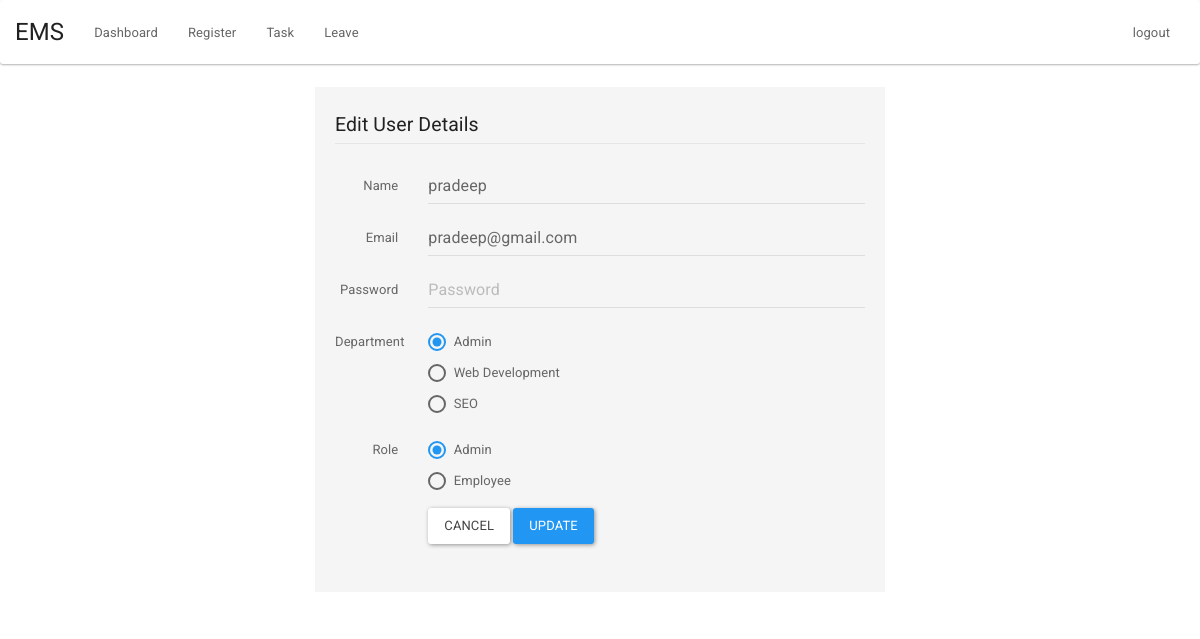
Screenshot of /admin/edit-user.php?id=5 (signed in) with the database file from the repository.
### tables this page shows
CREATE TABLE `users` (
  `user_id` int(255) NOT NULL,
  `name` varchar(1000) NOT NULL,
  `email` varchar(1000) NOT NULL,
  `password` varchar(1000) NOT NULL,
  `department` varchar(1000) NOT NULL,
  `role` varchar(100) NOT NULL,
  `created_on` timestamp NOT NULL DEFAULT CURRENT_TIMESTAMP ON UPDATE CURRENT_TIMESTAMP
);

### admin/edit-user.php (the view, shortened to what this page needs)
<?php include "../auth/auth.php";?>
<html>
<head>
<link rel="stylesheet" href="../css/style.css">
</head>
<body>
<?php include "header.php";?>
<div class="container">
<div class="col-xs-6 col-xs-push-3 well">
<form class="form-horizontal" method="post" action="update-user.php" onsubmit="return formvalidation();">
  <fieldset>
    <legend>Edit User Details</legend>
	<?php
	$user_id=$_GET['id'];
	$query="select * from users where user_id='$user_id'";
	$res=mysqli_query($conn,$query);
	$data=mysqli_fetch_array($res);
	?>
	<div class="form-group">
      <label for="inputEmail" class="col-lg-2 control-label">Name</label>
      <div class="col-lg-10">
        <input type="text" class="form-control" name="inputName" id="inputName" placeholder="Name" value="<?php echo $data['name'] ?>">
      </div>
    </div>
    <div class="form-group">
      <label for="inputEmail" class="col-lg-2 control-label">Email</label>
      <div class="col-lg-10">
        <input type="email" class="form-control" name="email" id="inputEmail" placeholder="Email" value="<?php echo $data['email'] ?>">
      </div>
    </div>
    <div class="form-group">
      <label for="inputPassword" class="col-lg-2 control-label">Password</label>
      <div class="col-lg-10">
        <input type="password" class="form-control" name="password" id="inputPassword" placeholder="Password">
      </div>
    </div>
    <div class="form-group">
      <label class="col-lg-2 control-label">Department</label>
      <div class="col-lg-10">
	   <div class="radio">
          <label>
            <input type="radio" name="depart" id="depart" value="Admin" <?php if($data['department']=='Admin'){echo "checked" ;}?>>
           Admin
          </label>
        </div>
        <div class="radio">
          <label>
            <input type="radio" name="depart" id="depart" value="Web Development" <?php if($data['department']=='Web Development'){echo "checked" ;}?>>
            Web Development
          </label>
        </div>
        <div class="radio">
          <label>
            <input type="radio" name="depart" id="depart" value="SEO" <?php if($data['department']=='SEO'){echo "checked";}?>>
          SEO
          </label>
        </div>
      </div>
    </div>
    <div class="form-group">
      <label class="col-lg-2 control-label">Role</label>
      <div class="col-lg-10">
        <div class="radio">
          <label>
            <input type="radio" name="role" id="role" value="admin" <?php if($data['role']=='admin'){echo "checked";}?>>
           Admin
          </label>
        </div>
        <div class="radio">
          <label>
            <input type="radio" name="role" id="role" value="employee" <?php if($data['role']=='employee'){echo "checked";}?>>
          Employee
          </label>
        </div>
      </div>
    </div>
    <div class="form-group">
      <div class="col-lg-10 col-lg-offset-2">
        <button type="reset" class="btn btn-default">Cancel</button>
        <button type="submit" class="btn btn-primary">Update</button>
      </div>
    </div>
  </fieldset>
</form>
</div>
</div>
</body>
</html>

### rows the page displays
users: inputName "pradeep", email "pradeep@gmail.com", department "☑ Admin", department "☐ Web Development", department "☐ SEO", role "☑ Admin", role "☐ Employee"
